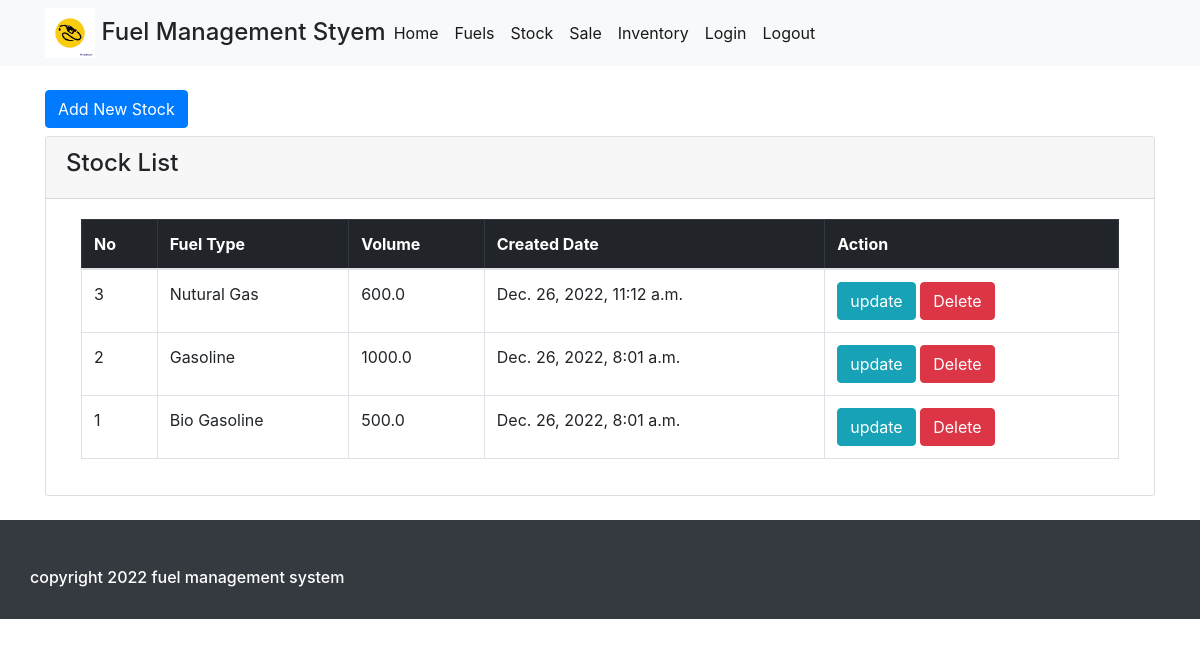
The page /stocks/ (signed in) on the database as committed earlier.
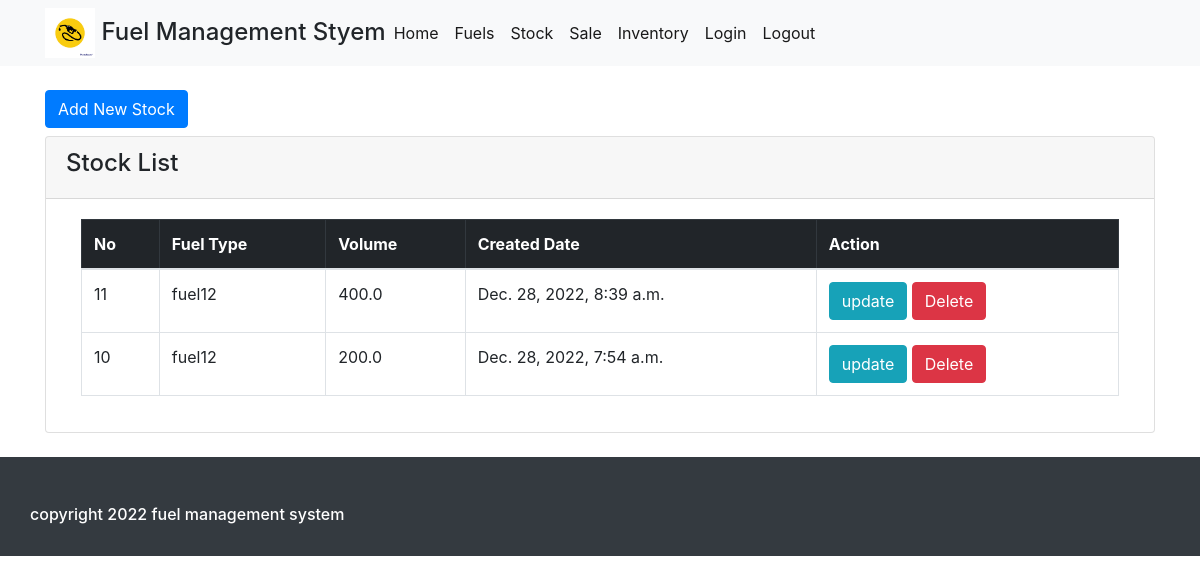
The same page on the database as committed later.
### base/models.py (models this page shows, shortened)
class Stock(models.Model):
    fuel = models.ForeignKey(Fuel, on_delete=models.CASCADE)
    volume = models.FloatField(max_length=(15,2),default=0)
    user = models.CharField(max_length=100, blank=True)
    created = models.DateTimeField(auto_now=True)
    updated = models.DateTimeField(auto_now_add=True)
    class Meta:
        ordering = ['-updated','-created']
        verbose_name_plural = "Stock lists"

class Fuel(models.Model):
    name = models.CharField(max_length=100, unique=True)
    price = models.FloatField(max_length=(15,2), default=0)
    user = models.CharField(max_length=100, blank=True)
    status = models.CharField(max_length=2,choices=(('1','Active'),('0', 'Inactive')) , default = 1)
    delete_flag = models.IntegerField(default = 0)
    created = models.DateTimeField(auto_now=True)
    updated = models.DateTimeField(auto_now_add=True)
    class Meta:
        ordering = ['-updated','-created']
        verbose_name_plural = "fuel type lists"
    def __str__(self):
        return self.name

### base/views.py (the view)
# urls.py: path('stocks/', views.stockView, name="stocks"),
@login_required(login_url='login')
def stockView(request):
    fuels = Fuel.objects.filter(delete_flag=0, status=1).all()
    stocks = Stock.objects.filter(fuel__id__in = fuels).all()
    context = {
        "stocks":stocks,
        "fuels":fuels
    }
    return render(request, 'base/stock_list.html', context)

### base/templates/base/stock_list.html (shortened to what this page needs)
{% extends 'main.html' %}
{% block content %}
<br>
    <div class="container justify-content-center">
     <div>
        {% if perms.base.add_Stock %}
        <a href="{% url 'new_stock' %}"><button class="btn btn-primary">Add New Stock</button></a>
     {% endif  %}
    </div>
        <div class="card mb-4 mt-2">
            <div class="card-header">
                <h4>Stock List</h4>
            </div>
            <div class="card-body">
                <div class="container">
                    <table class="table table-bordered">
                        <thead class="table-dark">
                            <th>No</th>
                            <th>Fuel Type</th>
                            <th>Volume</th>
                            <th>Created Date</th>
                            <th>Action</th>
                        </thead>
                        <tbody>
                            <tr>
                                {% for stock in stocks %}
                                <td>{{stock.id}}</td>
                                <td>{{stock.fuel}}</td>
                                <td>{{stock.volume}}</td>
                                <td>{{stock.created}}</td>
                                <td>
                                    <a href="{% url 'update_stock' stock.id %}"><button class="btn btn-info">update</button></a>
                                    <a href="{% url 'delete_stock' stock.id %}" onclick="return confirm('Are you sure you want to delete this item?');"><button class="btn btn-danger">Delete</button></a>
                                </td>
                            </tr>
                            {% endfor %}
                        </tbody>
                    </table>
                </div>
            </div>
        </div>
    </div>
{% endblock %}

Rows that differ between the two databases and show on the page:
no longer on this page (row unchanged): Stock: id "3", fuel "Nutural Gas", volume "600.0", created "Dec. 26, 2022, 11:12 a.m."
no longer on this page (row unchanged): Stock: id "2", fuel "Gasoline", volume "1000.0", created "Dec. 26, 2022, 8:01 a.m."
no longer on this page (row unchanged): Stock: id "1", fuel "Bio Gasoline", volume "500.0", created "Dec. 26, 2022, 8:01 a.m."
added Stock: id "11", fuel "fuel12", volume "400.0", created "Dec. 28, 2022, 8:39 a.m."
added Stock: id "10", fuel "fuel12", volume "200.0", created "Dec. 28, 2022, 7:54 a.m."
